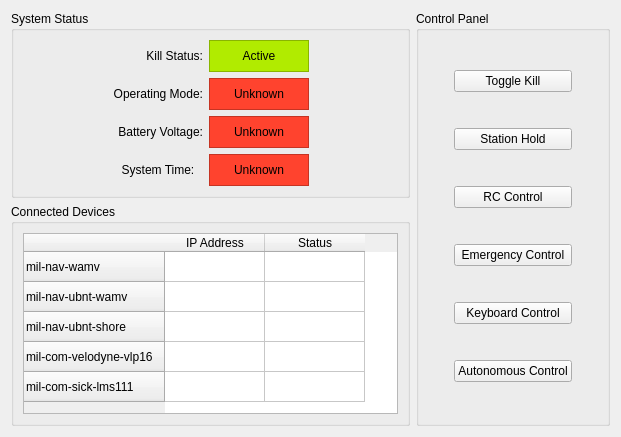
<?xml version="1.0" encoding="UTF-8"?>
<ui version="4.0">
 <class>dashboard_widget</class>
 <widget class="QWidget" name="dashboard_widget">
  <property name="geometry">
   <rect>
    <x>0</x>
    <y>0</y>
    <width>621</width>
    <height>427</height>
   </rect>
  </property>
  <property name="minimumSize">
   <size>
    <width>0</width>
    <height>0</height>
   </size>
  </property>
  <property name="maximumSize">
   <size>
    <width>16777215</width>
    <height>16777215</height>
   </size>
  </property>
  <property name="windowTitle">
   <string>Dashboard</string>
  </property>
  <layout class="QHBoxLayout" name="horizontalLayout">
   <item>
    <layout class="QVBoxLayout" name="vertical_layout_1">
     <item>
      <widget class="QGroupBox" name="system_status_group">
       <property name="title">
        <string>System Status</string>
       </property>
       <layout class="QGridLayout" name="gridLayout_3">
        <item row="0" column="0">
         <spacer name="horizontal_spacer_1">
          <property name="orientation">
           <enum>Qt::Horizontal</enum>
          </property>
          <property name="sizeHint" stdset="0">
           <size>
            <width>40</width>
            <height>20</height>
           </size>
          </property>
         </spacer>
        </item>
        <item row="0" column="1">
         <layout class="QGridLayout" name="grid_layout_1">
          <item row="3" column="2">
           <widget class="QFrame" name="operating_mode_frame">
            <property name="minimumSize">
             <size>
              <width>100</width>
              <height>32</height>
             </size>
            </property>
            <property name="maximumSize">
             <size>
              <width>100</width>
              <height>32</height>
             </size>
            </property>
            <property name="styleSheet">
             <string notr="true">QWidget {background-color:#FF432E;}</string>
            </property>
            <property name="frameShape">
             <enum>QFrame::StyledPanel</enum>
            </property>
            <property name="frameShadow">
             <enum>QFrame::Raised</enum>
            </property>
            <layout class="QGridLayout" name="gridLayout_6">
             <item row="0" column="0">
              <widget class="QLabel" name="operating_mode_status">
               <property name="text">
                <string>Unknown</string>
               </property>
               <property name="alignment">
                <set>Qt::AlignCenter</set>
               </property>
              </widget>
             </item>
            </layout>
           </widget>
          </item>
          <item row="2" column="1">
           <widget class="QLabel" name="kill_status_label">
            <property name="text">
             <string>Kill Status:</string>
            </property>
            <property name="alignment">
             <set>Qt::AlignRight|Qt::AlignTrailing|Qt::AlignVCenter</set>
            </property>
           </widget>
          </item>
          <item row="2" column="2">
           <widget class="QFrame" name="kill_status_frame">
            <property name="minimumSize">
             <size>
              <width>100</width>
              <height>32</height>
             </size>
            </property>
            <property name="maximumSize">
             <size>
              <width>100</width>
              <height>32</height>
             </size>
            </property>
            <property name="styleSheet">
             <string notr="true">QWidget {background-color:#B1EB00;}</string>
            </property>
            <property name="frameShape">
             <enum>QFrame::StyledPanel</enum>
            </property>
            <property name="frameShadow">
             <enum>QFrame::Raised</enum>
            </property>
            <layout class="QGridLayout" name="gridLayout_7">
             <item row="0" column="0">
              <widget class="QLabel" name="kill_status_status">
               <property name="text">
                <string>Active</string>
               </property>
               <property name="alignment">
                <set>Qt::AlignCenter</set>
               </property>
              </widget>
             </item>
            </layout>
           </widget>
          </item>
          <item row="4" column="1">
           <widget class="QLabel" name="battery_voltage_label">
            <property name="text">
             <string>Battery Voltage:</string>
            </property>
            <property name="alignment">
             <set>Qt::AlignRight|Qt::AlignTrailing|Qt::AlignVCenter</set>
            </property>
           </widget>
          </item>
          <item row="4" column="2">
           <widget class="QFrame" name="battery_voltage_frame">
            <property name="minimumSize">
             <size>
              <width>100</width>
              <height>32</height>
             </size>
            </property>
            <property name="maximumSize">
             <size>
              <width>100</width>
              <height>32</height>
             </size>
            </property>
            <property name="styleSheet">
             <string notr="true">QWidget {background-color:#FF432E;}</string>
            </property>
            <property name="frameShape">
             <enum>QFrame::StyledPanel</enum>
            </property>
            <property name="frameShadow">
             <enum>QFrame::Raised</enum>
            </property>
            <layout class="QGridLayout" name="gridLayout_5">
             <item row="0" column="0">
              <widget class="QLabel" name="battery_voltage_status">
               <property name="text">
                <string>Unknown</string>
               </property>
               <property name="alignment">
                <set>Qt::AlignCenter</set>
               </property>
              </widget>
             </item>
            </layout>
           </widget>
          </item>
          <item row="3" column="1">
           <widget class="QLabel" name="operating_mode_label">
            <property name="text">
             <string>Operating Mode:</string>
            </property>
            <property name="alignment">
             <set>Qt::AlignRight|Qt::AlignTrailing|Qt::AlignVCenter</set>
            </property>
           </widget>
          </item>
          <item row="5" column="1">
           <widget class="QLabel" name="system_time_label">
            <property name="text">
             <string>System Time:</string>
            </property>
            <property name="alignment">
             <set>Qt::AlignCenter</set>
            </property>
           </widget>
          </item>
          <item row="5" column="2">
           <widget class="QFrame" name="system_time_frame">
            <property name="sizePolicy">
             <sizepolicy hsizetype="Preferred" vsizetype="Preferred">
              <horstretch>100</horstretch>
              <verstretch>32</verstretch>
             </sizepolicy>
            </property>
            <property name="minimumSize">
             <size>
              <width>100</width>
              <height>32</height>
             </size>
            </property>
            <property name="maximumSize">
             <size>
              <width>100</width>
              <height>32</height>
             </size>
            </property>
            <property name="styleSheet">
             <string notr="true">QWidget {background-color:#FF432E;}</string>
            </property>
            <property name="frameShape">
             <enum>QFrame::StyledPanel</enum>
            </property>
            <property name="frameShadow">
             <enum>QFrame::Raised</enum>
            </property>
            <layout class="QGridLayout" name="gridLayout">
             <item row="0" column="0">
              <widget class="QLabel" name="system_time_status">
               <property name="text">
                <string>Unknown</string>
               </property>
               <property name="alignment">
                <set>Qt::AlignCenter</set>
               </property>
              </widget>
             </item>
            </layout>
           </widget>
          </item>
         </layout>
        </item>
        <item row="0" column="2">
         <spacer name="horizontal_spacer_2">
          <property name="orientation">
           <enum>Qt::Horizontal</enum>
          </property>
          <property name="sizeHint" stdset="0">
           <size>
            <width>40</width>
            <height>20</height>
           </size>
          </property>
         </spacer>
        </item>
       </layout>
      </widget>
     </item>
     <item>
      <widget class="QGroupBox" name="connected_devices_group">
       <property name="title">
        <string>Connected Devices</string>
       </property>
       <layout class="QGridLayout" name="gridLayout_4">
        <item row="0" column="0">
         <widget class="QTableWidget" name="device_table">
          <property name="enabled">
           <bool>true</bool>
          </property>
          <property name="minimumSize">
           <size>
            <width>375</width>
            <height>181</height>
           </size>
          </property>
          <property name="maximumSize">
           <size>
            <width>375</width>
            <height>16777215</height>
           </size>
          </property>
          <property name="verticalScrollBarPolicy">
           <enum>Qt::ScrollBarAsNeeded</enum>
          </property>
          <property name="horizontalScrollBarPolicy">
           <enum>Qt::ScrollBarAlwaysOff</enum>
          </property>
          <property name="editTriggers">
           <set>QAbstractItemView::NoEditTriggers</set>
          </property>
          <property name="dragDropOverwriteMode">
           <bool>false</bool>
          </property>
          <row>
           <property name="text">
            <string>mil-nav-wamv</string>
           </property>
          </row>
          <row>
           <property name="text">
            <string>mil-nav-ubnt-wamv</string>
           </property>
          </row>
          <row>
           <property name="text">
            <string>mil-nav-ubnt-shore</string>
           </property>
          </row>
          <row>
           <property name="text">
            <string>mil-com-velodyne-vlp16</string>
           </property>
          </row>
          <row>
           <property name="text">
            <string>mil-com-sick-lms111</string>
           </property>
          </row>
          <column>
           <property name="text">
            <string>IP Address</string>
           </property>
          </column>
          <column>
           <property name="text">
            <string>Status</string>
           </property>
          </column>
         </widget>
        </item>
       </layout>
      </widget>
     </item>
    </layout>
   </item>
   <item>
    <layout class="QHBoxLayout" name="horizontal_layout_1">
     <item>
      <widget class="QGroupBox" name="control_panel_group">
       <property name="title">
        <string>Control Panel</string>
       </property>
       <layout class="QGridLayout" name="gridLayout_8">
        <item row="0" column="2">
         <widget class="QPushButton" name="toggle_kill_button">
          <property name="text">
           <string>Toggle Kill</string>
          </property>
         </widget>
        </item>
        <item row="2" column="2">
         <widget class="QPushButton" name="station_hold_button">
          <property name="text">
           <string>Station Hold</string>
          </property>
         </widget>
        </item>
        <item row="6" column="2">
         <widget class="QPushButton" name="keyboard_control_button">
          <property name="text">
           <string>Keyboard Control</string>
          </property>
         </widget>
        </item>
        <item row="5" column="2">
         <widget class="QPushButton" name="emergency_control_button">
          <property name="text">
           <string>Emergency Control</string>
          </property>
         </widget>
        </item>
        <item row="7" column="2">
         <widget class="QPushButton" name="autonomous_control_button">
          <property name="text">
           <string>Autonomous Control</string>
          </property>
         </widget>
        </item>
        <item row="3" column="2">
         <widget class="QPushButton" name="rc_control_button">
          <property name="text">
           <string>RC Control</string>
          </property>
         </widget>
        </item>
        <item row="0" column="0">
         <spacer name="horizontalSpacer_2">
          <property name="orientation">
           <enum>Qt::Horizontal</enum>
          </property>
          <property name="sizeHint" stdset="0">
           <size>
            <width>40</width>
            <height>20</height>
           </size>
          </property>
         </spacer>
        </item>
        <item row="0" column="3">
         <spacer name="horizontalSpacer">
          <property name="orientation">
           <enum>Qt::Horizontal</enum>
          </property>
          <property name="sizeHint" stdset="0">
           <size>
            <width>40</width>
            <height>20</height>
           </size>
          </property>
         </spacer>
        </item>
       </layout>
      </widget>
     </item>
    </layout>
   </item>
  </layout>
 </widget>
 <resources/>
 <connections/>
</ui>
